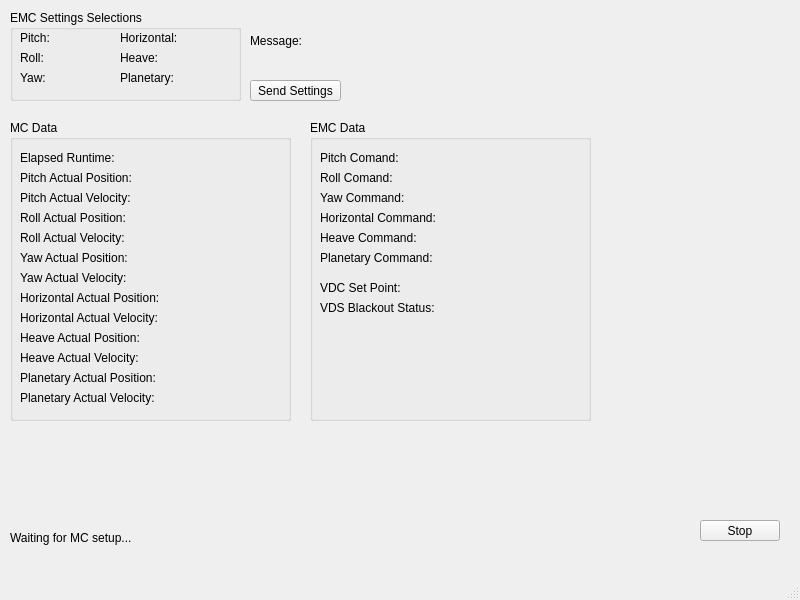
<?xml version="1.0" encoding="UTF-8"?>
<ui version="4.0">
 <class>MainWindow</class>
 <widget class="QMainWindow" name="MainWindow">
  <property name="geometry">
   <rect>
    <x>0</x>
    <y>0</y>
    <width>800</width>
    <height>600</height>
   </rect>
  </property>
  <property name="windowTitle">
   <string>EMC GUI</string>
  </property>
  <widget class="QWidget" name="centralwidget">
   <widget class="QLabel" name="lblTestUDP">
    <property name="enabled">
     <bool>true</bool>
    </property>
    <property name="geometry">
     <rect>
      <x>250</x>
      <y>30</y>
      <width>531</width>
      <height>21</height>
     </rect>
    </property>
    <property name="text">
     <string>Message: </string>
    </property>
    <property name="wordWrap">
     <bool>true</bool>
    </property>
   </widget>
   <widget class="QGroupBox" name="grpMC">
    <property name="enabled">
     <bool>true</bool>
    </property>
    <property name="geometry">
     <rect>
      <x>10</x>
      <y>120</y>
      <width>281</width>
      <height>301</height>
     </rect>
    </property>
    <property name="title">
     <string>MC Data</string>
    </property>
    <widget class="QLabel" name="lblElapsedRuntime">
     <property name="enabled">
      <bool>true</bool>
     </property>
     <property name="geometry">
      <rect>
       <x>10</x>
       <y>30</y>
       <width>261</width>
       <height>16</height>
      </rect>
     </property>
     <property name="text">
      <string>Elapsed Runtime: </string>
     </property>
    </widget>
    <widget class="QLabel" name="lblPitchActualPos">
     <property name="enabled">
      <bool>true</bool>
     </property>
     <property name="geometry">
      <rect>
       <x>10</x>
       <y>50</y>
       <width>261</width>
       <height>16</height>
      </rect>
     </property>
     <property name="text">
      <string>Pitch Actual Position: </string>
     </property>
    </widget>
    <widget class="QLabel" name="lblPitchActualVel">
     <property name="enabled">
      <bool>true</bool>
     </property>
     <property name="geometry">
      <rect>
       <x>10</x>
       <y>70</y>
       <width>261</width>
       <height>16</height>
      </rect>
     </property>
     <property name="text">
      <string>Pitch Actual Velocity: </string>
     </property>
    </widget>
    <widget class="QLabel" name="lblRollActualPos">
     <property name="enabled">
      <bool>true</bool>
     </property>
     <property name="geometry">
      <rect>
       <x>10</x>
       <y>90</y>
       <width>261</width>
       <height>16</height>
      </rect>
     </property>
     <property name="text">
      <string>Roll Actual Position: </string>
     </property>
    </widget>
    <widget class="QLabel" name="lblRollActualVel">
     <property name="enabled">
      <bool>true</bool>
     </property>
     <property name="geometry">
      <rect>
       <x>10</x>
       <y>110</y>
       <width>261</width>
       <height>16</height>
      </rect>
     </property>
     <property name="text">
      <string>Roll Actual Velocity: </string>
     </property>
    </widget>
    <widget class="QLabel" name="lblYawActualPos">
     <property name="enabled">
      <bool>true</bool>
     </property>
     <property name="geometry">
      <rect>
       <x>10</x>
       <y>130</y>
       <width>261</width>
       <height>16</height>
      </rect>
     </property>
     <property name="text">
      <string>Yaw Actual Position: </string>
     </property>
    </widget>
    <widget class="QLabel" name="lblYawActualVel">
     <property name="enabled">
      <bool>true</bool>
     </property>
     <property name="geometry">
      <rect>
       <x>10</x>
       <y>150</y>
       <width>261</width>
       <height>16</height>
      </rect>
     </property>
     <property name="text">
      <string>Yaw Actual Velocity: </string>
     </property>
    </widget>
    <widget class="QLabel" name="lblHorizontalActualPos">
     <property name="enabled">
      <bool>true</bool>
     </property>
     <property name="geometry">
      <rect>
       <x>10</x>
       <y>170</y>
       <width>261</width>
       <height>16</height>
      </rect>
     </property>
     <property name="text">
      <string>Horizontal Actual Position: </string>
     </property>
    </widget>
    <widget class="QLabel" name="lblHorizontalActualVel">
     <property name="enabled">
      <bool>true</bool>
     </property>
     <property name="geometry">
      <rect>
       <x>10</x>
       <y>190</y>
       <width>261</width>
       <height>16</height>
      </rect>
     </property>
     <property name="text">
      <string>Horizontal Actual Velocity: </string>
     </property>
    </widget>
    <widget class="QLabel" name="lblHeaveActualPos">
     <property name="enabled">
      <bool>true</bool>
     </property>
     <property name="geometry">
      <rect>
       <x>10</x>
       <y>210</y>
       <width>261</width>
       <height>16</height>
      </rect>
     </property>
     <property name="text">
      <string>Heave Actual Position: </string>
     </property>
    </widget>
    <widget class="QLabel" name="lblHeaveActualVel">
     <property name="enabled">
      <bool>true</bool>
     </property>
     <property name="geometry">
      <rect>
       <x>10</x>
       <y>230</y>
       <width>261</width>
       <height>16</height>
      </rect>
     </property>
     <property name="text">
      <string>Heave Actual Velocity: </string>
     </property>
    </widget>
    <widget class="QLabel" name="lblPlanetaryActualPos">
     <property name="enabled">
      <bool>true</bool>
     </property>
     <property name="geometry">
      <rect>
       <x>10</x>
       <y>250</y>
       <width>261</width>
       <height>16</height>
      </rect>
     </property>
     <property name="text">
      <string>Planetary Actual Position: </string>
     </property>
    </widget>
    <widget class="QLabel" name="lblPlanetaryActualVel">
     <property name="enabled">
      <bool>true</bool>
     </property>
     <property name="geometry">
      <rect>
       <x>10</x>
       <y>270</y>
       <width>261</width>
       <height>16</height>
      </rect>
     </property>
     <property name="text">
      <string>Planetary Actual Velocity: </string>
     </property>
    </widget>
   </widget>
   <widget class="QGroupBox" name="grpEMC">
    <property name="enabled">
     <bool>true</bool>
    </property>
    <property name="geometry">
     <rect>
      <x>310</x>
      <y>120</y>
      <width>281</width>
      <height>301</height>
     </rect>
    </property>
    <property name="title">
     <string>EMC Data</string>
    </property>
    <widget class="QLabel" name="lblPitchCommand">
     <property name="enabled">
      <bool>true</bool>
     </property>
     <property name="geometry">
      <rect>
       <x>10</x>
       <y>30</y>
       <width>251</width>
       <height>16</height>
      </rect>
     </property>
     <property name="text">
      <string>Pitch Comand:</string>
     </property>
    </widget>
    <widget class="QLabel" name="lblRollCommand">
     <property name="enabled">
      <bool>true</bool>
     </property>
     <property name="geometry">
      <rect>
       <x>10</x>
       <y>50</y>
       <width>251</width>
       <height>16</height>
      </rect>
     </property>
     <property name="text">
      <string>Roll Comand:</string>
     </property>
    </widget>
    <widget class="QLabel" name="lblYawCommand">
     <property name="enabled">
      <bool>true</bool>
     </property>
     <property name="geometry">
      <rect>
       <x>10</x>
       <y>70</y>
       <width>261</width>
       <height>16</height>
      </rect>
     </property>
     <property name="text">
      <string>Yaw Command:</string>
     </property>
    </widget>
    <widget class="QLabel" name="lblHorizontalCommand">
     <property name="enabled">
      <bool>true</bool>
     </property>
     <property name="geometry">
      <rect>
       <x>10</x>
       <y>90</y>
       <width>261</width>
       <height>16</height>
      </rect>
     </property>
     <property name="text">
      <string>Horizontal Command:</string>
     </property>
    </widget>
    <widget class="QLabel" name="lblHeaveCommand">
     <property name="enabled">
      <bool>true</bool>
     </property>
     <property name="geometry">
      <rect>
       <x>10</x>
       <y>110</y>
       <width>261</width>
       <height>16</height>
      </rect>
     </property>
     <property name="text">
      <string>Heave Command:</string>
     </property>
    </widget>
    <widget class="QLabel" name="lblPlanetaryCommand">
     <property name="enabled">
      <bool>true</bool>
     </property>
     <property name="geometry">
      <rect>
       <x>10</x>
       <y>130</y>
       <width>261</width>
       <height>16</height>
      </rect>
     </property>
     <property name="text">
      <string>Planetary Command: </string>
     </property>
    </widget>
    <widget class="QLabel" name="lblSetPoint">
     <property name="enabled">
      <bool>true</bool>
     </property>
     <property name="geometry">
      <rect>
       <x>10</x>
       <y>160</y>
       <width>261</width>
       <height>16</height>
      </rect>
     </property>
     <property name="text">
      <string>VDC Set Point:</string>
     </property>
    </widget>
    <widget class="QLabel" name="lblBlackoutStatus">
     <property name="enabled">
      <bool>true</bool>
     </property>
     <property name="geometry">
      <rect>
       <x>10</x>
       <y>180</y>
       <width>261</width>
       <height>16</height>
      </rect>
     </property>
     <property name="text">
      <string>VDS Blackout Status:</string>
     </property>
    </widget>
   </widget>
   <widget class="QGroupBox" name="grpSettings">
    <property name="enabled">
     <bool>true</bool>
    </property>
    <property name="geometry">
     <rect>
      <x>10</x>
      <y>10</y>
      <width>231</width>
      <height>91</height>
     </rect>
    </property>
    <property name="title">
     <string>EMC Settings Selections</string>
    </property>
    <widget class="QLabel" name="lblPitchSetting">
     <property name="enabled">
      <bool>true</bool>
     </property>
     <property name="geometry">
      <rect>
       <x>10</x>
       <y>20</y>
       <width>91</width>
       <height>16</height>
      </rect>
     </property>
     <property name="text">
      <string>Pitch:</string>
     </property>
    </widget>
    <widget class="QLabel" name="lblRollSetting">
     <property name="enabled">
      <bool>true</bool>
     </property>
     <property name="geometry">
      <rect>
       <x>10</x>
       <y>40</y>
       <width>91</width>
       <height>16</height>
      </rect>
     </property>
     <property name="text">
      <string>Roll:</string>
     </property>
    </widget>
    <widget class="QLabel" name="lblYawSetting">
     <property name="enabled">
      <bool>true</bool>
     </property>
     <property name="geometry">
      <rect>
       <x>10</x>
       <y>60</y>
       <width>91</width>
       <height>16</height>
      </rect>
     </property>
     <property name="text">
      <string>Yaw:</string>
     </property>
    </widget>
    <widget class="QLabel" name="lblHorizSetting">
     <property name="enabled">
      <bool>true</bool>
     </property>
     <property name="geometry">
      <rect>
       <x>110</x>
       <y>20</y>
       <width>101</width>
       <height>16</height>
      </rect>
     </property>
     <property name="text">
      <string>Horizontal:</string>
     </property>
    </widget>
    <widget class="QLabel" name="lblHeaveSetting">
     <property name="enabled">
      <bool>true</bool>
     </property>
     <property name="geometry">
      <rect>
       <x>110</x>
       <y>40</y>
       <width>101</width>
       <height>16</height>
      </rect>
     </property>
     <property name="text">
      <string>Heave:</string>
     </property>
    </widget>
    <widget class="QLabel" name="lblPlanetarySetting">
     <property name="enabled">
      <bool>true</bool>
     </property>
     <property name="geometry">
      <rect>
       <x>110</x>
       <y>60</y>
       <width>101</width>
       <height>16</height>
      </rect>
     </property>
     <property name="text">
      <string>Planetary:</string>
     </property>
    </widget>
   </widget>
   <widget class="QPushButton" name="btnEMCCommand">
    <property name="enabled">
     <bool>true</bool>
    </property>
    <property name="geometry">
     <rect>
      <x>700</x>
      <y>520</y>
      <width>80</width>
      <height>21</height>
     </rect>
    </property>
    <property name="text">
     <string>Stop</string>
    </property>
   </widget>
   <widget class="QLabel" name="lblWaiting">
    <property name="enabled">
     <bool>true</bool>
    </property>
    <property name="geometry">
     <rect>
      <x>10</x>
      <y>530</y>
      <width>421</width>
      <height>16</height>
     </rect>
    </property>
    <property name="text">
     <string>&lt;html&gt;&lt;head/&gt;&lt;body&gt;&lt;p&gt;Waiting for MC setup...&lt;/p&gt;&lt;/body&gt;&lt;/html&gt;</string>
    </property>
   </widget>
   <widget class="QPushButton" name="btnConfirm">
    <property name="geometry">
     <rect>
      <x>250</x>
      <y>80</y>
      <width>91</width>
      <height>21</height>
     </rect>
    </property>
    <property name="text">
     <string>Send Settings</string>
    </property>
   </widget>
  </widget>
  <widget class="QMenuBar" name="menubar">
   <property name="geometry">
    <rect>
     <x>0</x>
     <y>0</y>
     <width>800</width>
     <height>21</height>
    </rect>
   </property>
  </widget>
  <widget class="QStatusBar" name="statusbar"/>
 </widget>
 <resources/>
 <connections/>
</ui>
